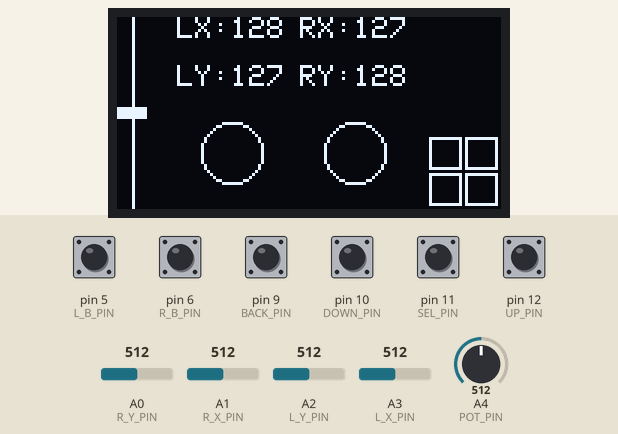
Recording of a sketch running on a simulated Arduino Uno, built with avr-gcc and run on an emulated ATmega328P. On the bench: 128×64 one-colour display. The inputs (shaded band) are chosen by the test bench; at power-on: pin 5 (L_B_PIN), pin 6 (R_B_PIN), pin 9 (BACK_PIN), pin 10 (DOWN_PIN), pin 11 (SEL_PIN), pin 12 (UP_PIN) HIGH, A0 (R_Y_PIN) = 512, A4 (POT_PIN) = 512, A3 (L_X_PIN) = 512, A1 (R_X_PIN) = 512, A2 (L_Y_PIN) = 512. No radio packets arrive unless stated; what the sketch prints to the serial monitor is not drawn.

Above: at 3.8 s.
3.9 s: A0 (R_Y_PIN) set to 526
At 5.1 s:
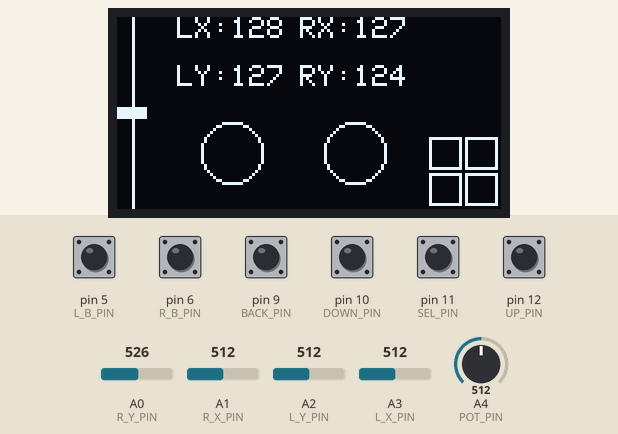
5.4 s: pin 5 (L_B_PIN) pulled LOW for 0.15 s
At 6.7 s:
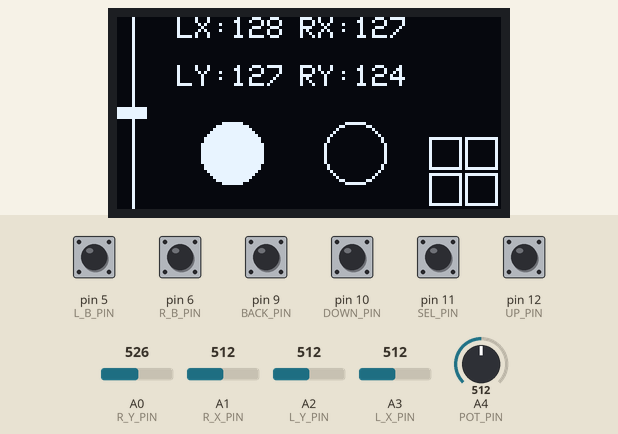
7.0 s: pin 6 (R_B_PIN) pulled LOW for 0.15 s
At 8.0 s:
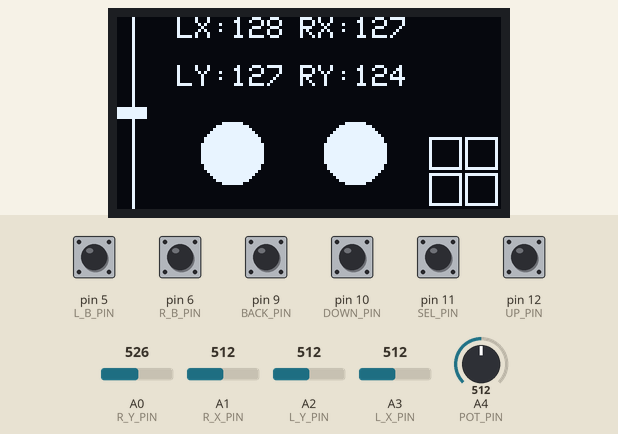
8.6 s: A4 (POT_PIN) set to 608
At 9.1 s:
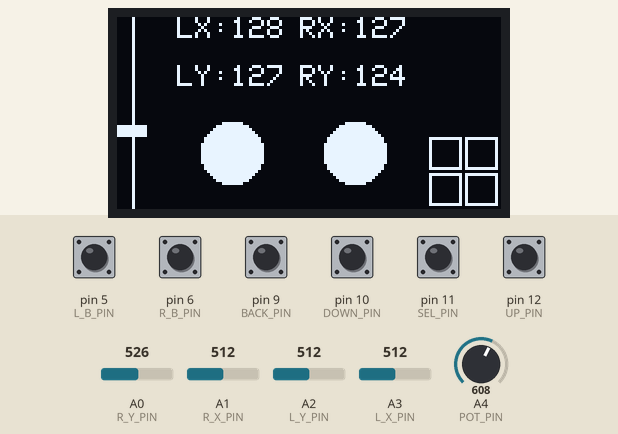
10.1 s: A4 (POT_PIN) set to 639
At 11.4 s:
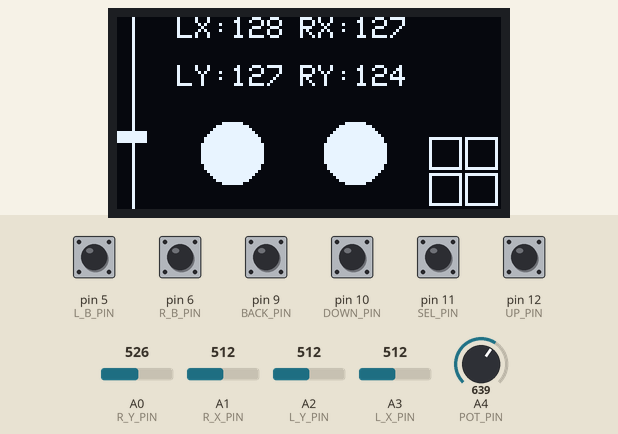
11.7 s: A3 (L_X_PIN) set to 610
At 12.4 s:
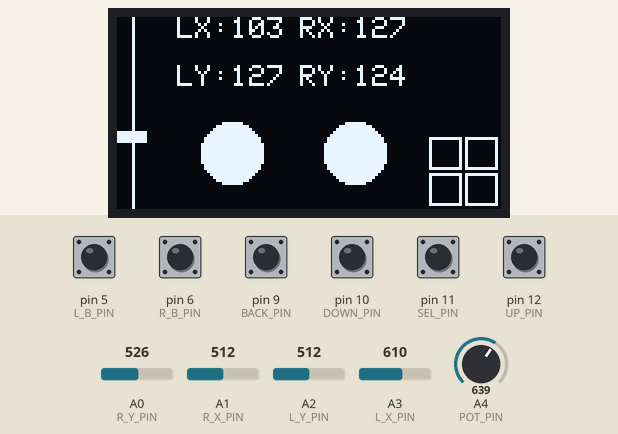
13.2 s: A3 (L_X_PIN) set to 633
Timing chart, 0 to 15.8 s (numbered marks = the images above; inputs shaded):
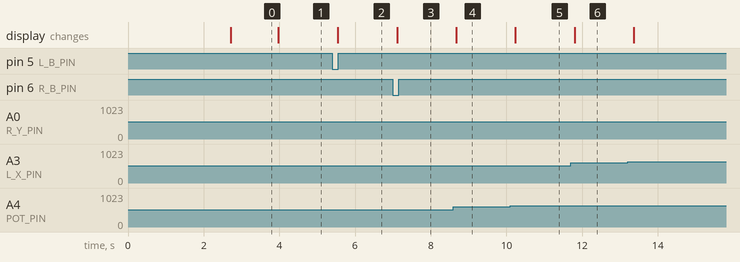

The sketch:

feather_transmitter3_fc.ino
```cpp
//#include <SPI.h>
#include <LoRa.h>
#include <Wire.h>
#include <Adafruit_GFX.h>
#include <Adafruit_SSD1306.h>
#include <Bounce2.h>

#include "util.h"

// button logic bools
bool   L_tog = false; // left stick button
bool   R_tog = false; // right stick button
bool   S_tog = false; // start button
bool   B_tog = false; // back button
bool   U_tog = false; // up button
bool   D_tog = false; // down button

Bounce L_button;
Bounce R_button;
Bounce S_button;
Bounce B_button;
Bounce U_button;
Bounce D_button;

// build screen instance, default: "display"
Adafruit_SSD1306 display(SCREEN_WIDTH, SCREEN_HEIGHT, &Wire, OLED_RESET);


void setup() {
  // Serial connection init
  Serial.begin(BAUD_RATE);
  Serial.println();
  Serial.println("Serial connection established...");

  // LoRa init
  Serial.println("Attempting to start LoRa...");
  LoRa.setPins(SS,RST,DI0); // set correct pins for logic level converters etc
  if (!LoRa.begin(BAND)) {
    Serial.println("Starting LoRa failed!");
    while (1);              // loop forever if LoRa init fails
  }
  Serial.println("LoRa started successfully!");

  // OLED init
  Serial.println("Attempting to start OLED...");
  // SSD1306_SWITCHCAPVCC = generate display voltage from 3.3V internally
  if(!display.begin(SSD1306_SWITCHCAPVCC, SCREEN_ADDRESS)) {
    Serial.println(F("SSD1306 allocation failed"));
    for(;;); // Don't proceed, loop forever
  }

  display.clearDisplay(); // clear out adafruit splash

  // wolf logo splash screen
  display.drawBitmap(47, 15, WOLF_BMP, 32, 32, 1);
  display.display();
  delay(2500);
  display.clearDisplay();

  // screen text stuff
  display.setTextSize(1);
  display.setTextColor(WHITE, BLACK);
  display.setTextWrap(false);

  // initialize button pins
  L_button.attach(L_B_PIN, INPUT_PULLUP);
  R_button.attach(R_B_PIN, INPUT_PULLUP);
  S_button.attach(SEL_PIN, INPUT_PULLUP);
  B_button.attach(BACK_PIN, INPUT_PULLUP);
  U_button.attach(UP_PIN, INPUT_PULLUP);
  D_button.attach(DOWN_PIN, INPUT_PULLUP);

  L_button.interval(1);
  R_button.interval(1);
  S_button.interval(1);
  B_button.interval(1);
  U_button.interval(1);
  D_button.interval(1);

  // set all data to initial defaults
  data_out[L_xpos] = 127;
  data_out[L_ypos] = 127;
  data_out[L_click] = 0;
  data_out[R_xpos] = 127;
  data_out[R_ypos] = 127;
  data_out[R_click] = 0;
  data_out[P_pos] = 127;
  data_out[S_click] = 0;
  data_out[B_click] = 0;
  data_out[U_click] = 0;
  data_out[D_click] = 0;
}

void loop() {


  // update the timers
  curr_data_time = micros();
  curr_draw_time = micros();

  //getPotData();
  //getButtonData();
  sendData(data_out);

  // data loop, set by DATA_CYCLE_TIME
  if(curr_data_time - prev_data_time >= DATA_CYCLE_TIME) {
    getPotData();
    getButtonData();
    //sendData(data_out);
    printSerialData();
    prev_data_time = curr_data_time;
  }

  // draw loop, set by DRAW_CYCLE_TIME
  if(curr_draw_time - prev_draw_time >= DRAW_CYCLE_TIME) {
    display.clearDisplay();
    screenStuff();
    display.display();
    prev_draw_time = curr_draw_time;
  }
}

void getPotData() {

  // get, map, update all potentiometer data
  // (subtract from 255 to reverse direction)
  data_out[L_xpos] = 255 - map(analogRead(L_X_PIN), 0, 1023, 0, 255);
  data_out[L_ypos] = map(analogRead(L_Y_PIN), 0, 1023, 0, 255);
  data_out[R_xpos] = map(analogRead(R_X_PIN), 0, 1023, 0, 255);
  data_out[R_ypos] = 255 - map(analogRead(R_Y_PIN), 0, 1023, 0, 255);
  data_out[P_pos]  = 255 - map(analogRead(POT_PIN), 0, 1023, 0, 255);


}

void sendData(byte pk[]) {

  LoRa.beginPacket();
  LoRa.write(pk, PACKET_SIZE);
  LoRa.endPacket();
}


void screenStuff() {

  // ALL TEXT STUFF

  display.setTextSize(1);
  display.setTextColor(WHITE);

  display.setCursor(20, 0);
  display.print("LX:");
  display.print(data_out[L_xpos]);
  display.setCursor(20, 16);
  display.print("LY:");
  display.print(data_out[L_ypos]);

  display.setCursor(61, 0);
  display.print("RX:");
  display.print(data_out[R_xpos]);
  display.setCursor(61, 16);
  display.print("RY:");
  display.print(data_out[R_ypos]);

  /*display.setCursor(20, 32);
  display.print("LB:");
  display.print(data_out[L_click]);
  display.setCursor(61, 32);
  display.print("RB:");
  display.print(data_out[R_click]);*/

  // SLIDER + BUTTONS GRAPHICS

  if(!L_tog) display.drawCircle(38, 45, 10, WHITE);
  else display.fillCircle(38, 45, 10, WHITE);

  if(!R_tog) display.drawCircle(79, 45,  10, WHITE);
  else display.fillCircle(79, 45, 10, WHITE);

  int slider_gfx_ypos = map(data_out[P_pos], 0, 255, 60, 0);

  display.drawLine(5, 0, 5, 63, WHITE);
  display.fillRect(0, slider_gfx_ypos, 10, 4, WHITE);

  if(S_tog) display.fillRect(104, 40, 11, 11, WHITE);
  else display.drawRect(104, 40, 11, 11, WHITE);

  if(B_tog) display.fillRect(104, 52, 11, 11, WHITE);
  else display.drawRect(104, 52, 11, 11, WHITE);

  if(U_tog) display.fillRect(116, 40, 11, 11, WHITE);
  else display.drawRect(116, 40, 11, 11, WHITE);

  if(D_tog) display.fillRect(116, 52, 11, 11, WHITE);
  else display.drawRect(116, 52, 11, 11, WHITE);
}

void printSerialData() {
  Serial.print("LX:");
  Serial.print(data_out[L_xpos]);
  Serial.print(" ");
  Serial.print("LY:");
  Serial.print(data_out[L_ypos]);
  Serial.print(" ");
  Serial.print("LB:");
  Serial.print(data_out[L_click]);
  Serial.print(" ");
  Serial.print("RX:");
  Serial.print(data_out[R_xpos]);
  Serial.print(" ");
  Serial.print("RY:");
  Serial.print(data_out[R_ypos]);
  Serial.print(" ");
  Serial.print("RB:");
  Serial.print(data_out[R_click]);
  Serial.print(" ");
  Serial.print("P:");
  Serial.print(data_out[P_pos]);
  Serial.print(" ");
  Serial.print("S:");
  Serial.print(data_out[S_click]);
  Serial.print(" ");
  Serial.print("B:");
  Serial.print(data_out[B_click]);
  Serial.print(" ");
  Serial.print("U:");
  Serial.print(data_out[U_click]);
  Serial.print(" ");
  Serial.print("D:");
  Serial.println(data_out[D_click]);
}

void getButtonData() {
  // get all button data, update bools
  L_button.update();
  R_button.update();
  S_button.update();
  B_button.update();
  U_button.update();
  D_button.update();

  if(L_button.fell()) L_tog = !L_tog;
  if(R_button.fell()) R_tog = !R_tog;
  if(S_button.fell()) S_tog = !S_tog;
  if(B_button.fell()) B_tog = !B_tog;
  if(U_button.fell()) U_tog = !U_tog;
  if(D_button.fell()) D_tog = !D_tog;

  // update packet data from bools
  data_out[L_click] = L_tog;
  data_out[R_click] = R_tog;
  data_out[S_click] = S_tog;
  data_out[B_click] = B_tog;
  data_out[U_click] = U_tog;
  data_out[D_click] = D_tog;
}
```

util.h
```cpp
// BSFrance LoRa32u4 v1.1 / Adafruit feather 32u4
#define SCK     15   // GPIO5  -- SX1278's SCK
#define MISO    14   // GPIO19 -- SX1278's MISO
#define MOSI    16   // GPIO27 -- SX1278's MOSI
#define SS      8    // GPIO18 -- SX1278's CS
#define RST     4    // GPIO14 -- SX1278's RESET
#define DI0     7    // GPIO26 -- SX1278's IRQ(Interrupt Request)

// MISC defines
#define BAND      915E6     // radio frequency band USA= 915E6
#define BAUD_RATE 9600      // Serial connection baud rate, for debugging etc

// SCREEN STUFF
#define SCREEN_WIDTH 128 // OLED display width, in pixels
#define SCREEN_HEIGHT 64 // OLED display height, in pixels
#define OLED_RESET    -1 // Reset pin # (or -1 if sharing Arduino reset pin)
#define SCREEN_ADDRESS 0x3C ///< See datasheet for Address; 0x3D for 128x64, 0x3C for 128x32

// joysticks
#define L_X_PIN A3 // x
#define L_Y_PIN A2 // y
#define L_B_PIN 5  // button

#define R_X_PIN A1 // x
#define R_Y_PIN A0 // y
#define R_B_PIN 6  // button

// slider + menu buttons
#define POT_PIN  A4
#define SEL_PIN  11
#define BACK_PIN 9
#define UP_PIN   12
#define DOWN_PIN 10


// array to hold control data values
#define PACKET_SIZE 11
enum CONTROL_SIGNAL {
       L_xpos,    // left stick x
       L_ypos,    // left stick y
       L_click,   // left stick button
       R_xpos,    // right stick x
       R_ypos,    // right stick y
       R_click,   // right stick button
       P_pos,     // slider (pot) postion
       S_click,   // select button
       B_click,   // back button
       U_click,   // up button
       D_click    // down button
     };
byte data_out[PACKET_SIZE];


// Timer stuff
#define DATA_CYCLE_TIME 60000 // in micros
#define DRAW_CYCLE_TIME 100000 // in micros
unsigned long prev_data_time = 0;
unsigned long prev_draw_time = 0;
unsigned long curr_data_time;
unsigned long curr_draw_time;

static const unsigned char PROGMEM WOLF_BMP[] =
{ B00110000, B00000000, B00000000, B01100000,
  B00101100, B00000000, B00000001, B10100000,
  B00100011, B00000000, B00000110, B00100000,
  B00100000, B11000000, B00001000, B00100000,
  B00100000, B00101111, B11101000, B00100000,
  B00100000, B00010000, B00010000, B00100000,
  B00010000, B00000000, B00000000, B00111000,
  B00011000, B00000000, B00000000, B00000100,
  B00001000, B00100010, B00000000, B00000010,
  B00001000, B00010100, B00010001, B00111111,
  B00010000, B00001000, B00001010, B00010000,
  B00100000, B00010100, B00000100, B00001000,
  B01100000, B00100010, B00001010, B00000100,
  B00011000, B00000000, B00010001, B00111110,
  B00000100, B00000000, B00000000, B00100000,
  B00001000, B00000000, B00000000, B00100000,
  B00010000, B00000000, B00000000, B00100000,
  B00100000, B00000000, B00000000, B00100000,
  B01111100, B00000000, B00000000, B00010000,
  B00000011, B10000000, B00000000, B00010000,
  B00000100, B01100000, B00000000, B00010000,
  B00000100, B00010000, B00000000, B00001000,
  B00001000, B00101000, B00000000, B00001000,
  B00001000, B01000110, B00000000, B00001100,
  B00001000, B01000001, B00000000, B00000100,
  B00001000, B01000000, B10000000, B00000010,
  B00001000, B01000000, B01100000, B00000111,
  B00000100, B00100000, B00010000, B00001111,
  B00000100, B00100000, B00001100, B00011111,
  B00000010, B00100000, B00000011, B10111110,
  B00000001, B11000000, B00000000, B01111100,
  B00000000, B00000000, B00000000, B00011000 };
```

Measured:
- the behaviour switches between 513 and 514 on A0 (R_Y_PIN) (found by bisection; images 0 and 1)
- after the input at 3.9 s, the display: changes after 0.07 s (image 1)
- after the input at 5.4 s, the display: changes after 0.14 s (image 2)
- after the input at 7.0 s, the display: changes after 0.11 s (image 3)
- after the input at 8.6 s, the display: changes after 0.07 s (image 4)
- after the input at 10.1 s, the display: changes after 0.14 s (image 5)
- after the input at 11.7 s, the display: changes after 0.10 s (image 6)
